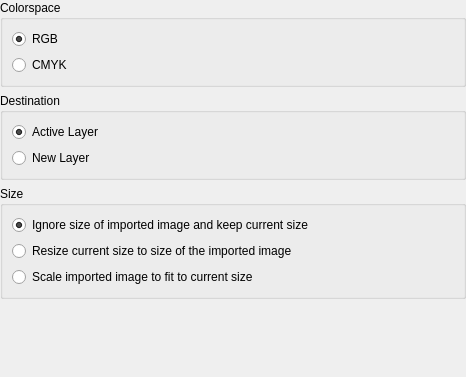
<ui version="4.0" >
 <class>Form</class>
 <widget class="QWidget" name="Form" >
  <property name="geometry" >
   <rect>
    <x>0</x>
    <y>0</y>
    <width>466</width>
    <height>377</height>
   </rect>
  </property>
  <layout class="QHBoxLayout" >
   <property name="margin" >
    <number>0</number>
   </property>
   <property name="spacing" >
    <number>6</number>
   </property>
   <item>
    <layout class="QVBoxLayout" >
     <property name="margin" >
      <number>0</number>
     </property>
     <property name="spacing" >
      <number>6</number>
     </property>
     <item>
      <widget class="QGroupBox" name="Colorspace" >
       <property name="sizePolicy" >
        <sizepolicy>
         <hsizetype>5</hsizetype>
         <vsizetype>5</vsizetype>
         <horstretch>1</horstretch>
         <verstretch>0</verstretch>
        </sizepolicy>
       </property>
       <property name="title" >
        <string>Colorspace</string>
       </property>
       <layout class="QHBoxLayout" >
        <property name="margin" >
         <number>9</number>
        </property>
        <property name="spacing" >
         <number>6</number>
        </property>
        <item>
         <layout class="QVBoxLayout" >
          <property name="margin" >
           <number>0</number>
          </property>
          <property name="spacing" >
           <number>6</number>
          </property>
          <item>
           <widget class="QRadioButton" name="RGB" >
            <property name="sizePolicy" >
             <sizepolicy>
              <hsizetype>1</hsizetype>
              <vsizetype>0</vsizetype>
              <horstretch>0</horstretch>
              <verstretch>0</verstretch>
             </sizepolicy>
            </property>
            <property name="text" >
             <string>RGB</string>
            </property>
            <property name="checked" >
             <bool>true</bool>
            </property>
           </widget>
          </item>
          <item>
           <widget class="QRadioButton" name="CMYK" >
            <property name="sizePolicy" >
             <sizepolicy>
              <hsizetype>1</hsizetype>
              <vsizetype>0</vsizetype>
              <horstretch>0</horstretch>
              <verstretch>0</verstretch>
             </sizepolicy>
            </property>
            <property name="text" >
             <string>CMYK</string>
            </property>
           </widget>
          </item>
         </layout>
        </item>
       </layout>
      </widget>
     </item>
     <item>
      <widget class="QGroupBox" name="Destination" >
       <property name="sizePolicy" >
        <sizepolicy>
         <hsizetype>5</hsizetype>
         <vsizetype>5</vsizetype>
         <horstretch>1</horstretch>
         <verstretch>0</verstretch>
        </sizepolicy>
       </property>
       <property name="title" >
        <string>Destination</string>
       </property>
       <layout class="QHBoxLayout" >
        <property name="margin" >
         <number>9</number>
        </property>
        <property name="spacing" >
         <number>6</number>
        </property>
        <item>
         <layout class="QVBoxLayout" >
          <property name="margin" >
           <number>0</number>
          </property>
          <property name="spacing" >
           <number>6</number>
          </property>
          <item>
           <widget class="QRadioButton" name="ActiveLayer" >
            <property name="text" >
             <string>Active Layer</string>
            </property>
            <property name="checked" >
             <bool>true</bool>
            </property>
           </widget>
          </item>
          <item>
           <widget class="QRadioButton" name="NewLayer" >
            <property name="text" >
             <string>New Layer</string>
            </property>
            <property name="checked" >
             <bool>false</bool>
            </property>
           </widget>
          </item>
         </layout>
        </item>
       </layout>
      </widget>
     </item>
     <item>
      <widget class="QGroupBox" name="Size" >
       <property name="sizePolicy" >
        <sizepolicy>
         <hsizetype>5</hsizetype>
         <vsizetype>5</vsizetype>
         <horstretch>1</horstretch>
         <verstretch>0</verstretch>
        </sizepolicy>
       </property>
       <property name="title" >
        <string>Size</string>
       </property>
       <layout class="QHBoxLayout" >
        <property name="margin" >
         <number>9</number>
        </property>
        <property name="spacing" >
         <number>6</number>
        </property>
        <item>
         <layout class="QVBoxLayout" >
          <property name="margin" >
           <number>0</number>
          </property>
          <property name="spacing" >
           <number>6</number>
          </property>
          <item>
           <widget class="QRadioButton" name="Ignore" >
            <property name="text" >
             <string>Ignore size of imported image and keep current size</string>
            </property>
            <property name="checked" >
             <bool>true</bool>
            </property>
           </widget>
          </item>
          <item>
           <widget class="QRadioButton" name="Resize" >
            <property name="text" >
             <string>Resize current size to size of the imported image</string>
            </property>
            <property name="checked" >
             <bool>false</bool>
            </property>
           </widget>
          </item>
          <item>
           <widget class="QRadioButton" name="Scale" >
            <property name="text" >
             <string>Scale imported image to fit to current size</string>
            </property>
           </widget>
          </item>
         </layout>
        </item>
       </layout>
      </widget>
     </item>
     <item>
      <spacer>
       <property name="orientation" >
        <enum>Qt::Vertical</enum>
       </property>
       <property name="sizeHint" >
        <size>
         <width>446</width>
         <height>16</height>
        </size>
       </property>
      </spacer>
     </item>
    </layout>
   </item>
  </layout>
 </widget>
 <resources/>
 <connections/>
</ui>
